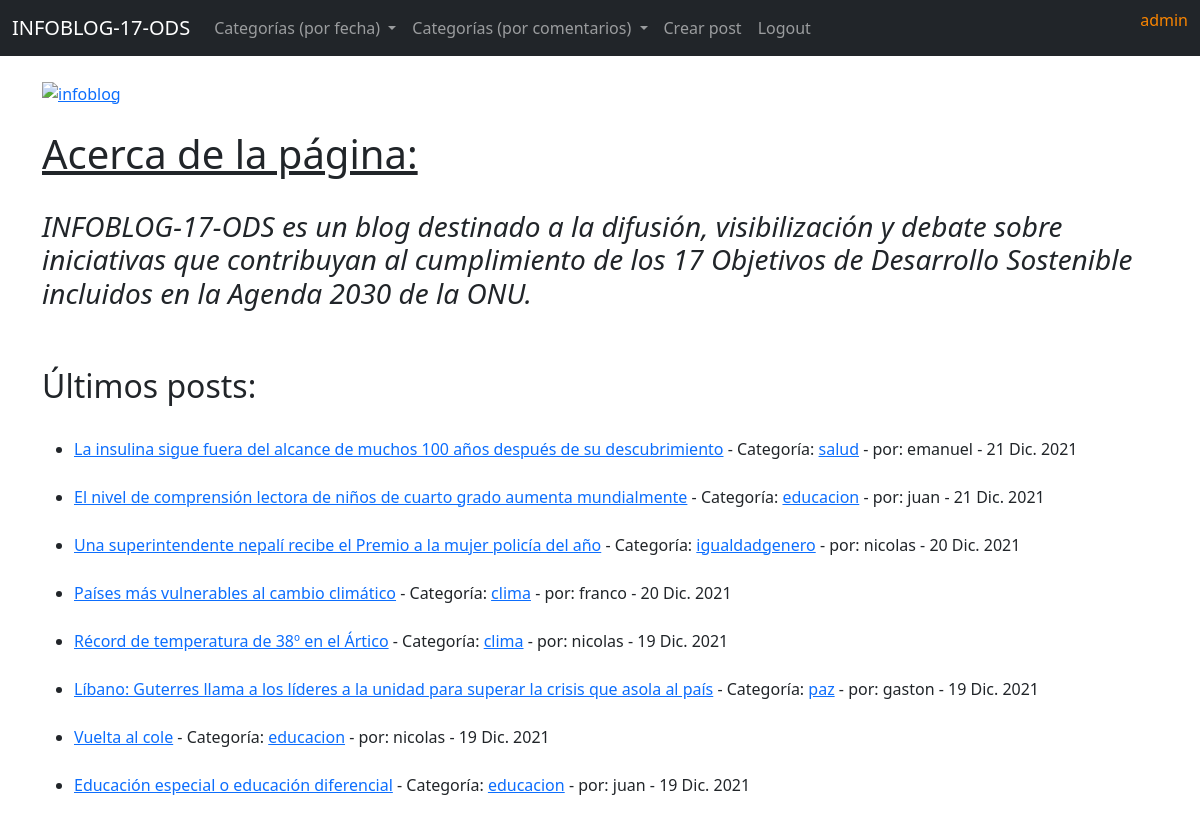
The app's page / (signed in) with its own data.
### theblog/models.py (models this page shows, shortened)
class Post(models.Model):
    title = models.CharField(max_length=255)
    title_tag = models.CharField(max_length=255)
    author = models.ForeignKey(User, on_delete=models.CASCADE)
    body = RichTextField(blank=True, null=True)
    post_date = models.DateField(auto_now_add=True)
    category = models.CharField(max_length=255, default='general')

### theblog/views.py (the view)
# urls.py: path('', HomeView.as_view(), name="home"),
class HomeView(ListView):
    model = Post
    template_name = 'home.html'
    ordering = ['-id']
    def get_context_data(self, *args, **kwargs):
        cat_menu = Category.objects.all()
        context = super(HomeView, self).get_context_data(*args, **kwargs)
        context["cat_menu"] = cat_menu
        return context

### theblog/models.py (called while the page is built)
    def __str__(self):
        return self.name

### theblog/templates/home.html (shortened to what this page needs)
{% extends 'base.html' %}
{% block content %}
<a href="https://ibb.co/8gmcTxK"><img src="https://i.ibb.co/8gmcTxK/infoblog.png" alt="infoblog" border="0"></a>
<br/><br/>
<h1><u>Acerca de la página:</u></h1>
<br/>
<h3><i>
INFOBLOG-17-ODS es un blog destinado a la difusión, visibilización y debate sobre iniciativas que contribuyan
al cumplimiento de los 17 Objetivos de Desarrollo Sostenible incluidos en la Agenda 2030 de la ONU.
</i></h3>
<br/><br/>
<h2>Últimos posts:</h2>
<br/>
<ul>
{% for post in object_list %}
<li>
<a href="{% url 'article-detail' post.pk %}">{{ post.title }}</a> -
Categoría: <a href="{% url 'category' post.category|slugify %}">{{ post.category }}</a> - por: {{ post.author }} - {{ post.post_date }}
<br/><br/>
</li>
{% endfor %}
</ul>
{% endblock %}

### theblog/templates/base.html (shortened to what this page needs)
<!doctype html>
<html lang="en">
  <head>
    <link href="https://cdn.jsdelivr.net/npm/bootstrap@5.1.3/dist/css/bootstrap.min.css" rel="stylesheet">
  </head>
  <body>
<nav class="navbar navbar-expand-lg navbar-dark bg-dark">
  <div class="container-fluid">
    <a class="navbar-brand" href="{% url 'home' %}">INFOBLOG-17-ODS</a>
    <div class="collapse navbar-collapse" id="navbarSupportedContent">
      <ul class="navbar-nav me-auto mb-2 mb-lg-0">
      {% if cat_menu %}
        <li class="nav-item dropdown">
          <a class="nav-link dropdown-toggle" href="#" id="navbarDropdown" role="button" data-bs-toggle="dropdown" aria-expanded="false">
            Categorías (por fecha)
          </a>
        </li>
        <li class="nav-item dropdown">
          <a class="nav-link dropdown-toggle" href="#" id="navbarDropdown" role="button" data-bs-toggle="dropdown" aria-expanded="false">
            Categorías (por comentarios)
          </a>
        </li>
      {% endif %}
{% if user.is_authenticated %}
<li class="nav-item">
  <a class="nav-link" href="{% url 'add_post' %}">Crear post</a>
</li>
<li class="nav-item">
  <a class="nav-link" href="{% url 'logout' %}">Logout</a>
</li>
{% endif %}
      </ul>
      {% if user.is_authenticated %}
      <ul class="navbar-nav ml-auto">
          <p style="color:#fa8500";>{{ user.username }}</p>
      </ul>
      {% endif %}
    </div>
  </div>
</nav>
<br/>
<div class="container">
{% block content %}
{% endblock %}
</div>
  </body>
</html>

### records on screen
Post: title "La insulina sigue fuera del alcance de muchos 100 años después de su descubrimiento", category "salud", author "emanuel", post_date "21 Dic. 2021"
Post: title "El nivel de comprensión lectora de niños de cuarto grado aumenta mundialmente", category "educacion", author "juan", post_date "21 Dic. 2021"
Post: title "Una superintendente nepalí recibe el Premio a la mujer policía del año", category "igualdadgenero", author "nicolas", post_date "20 Dic. 2021"
Post: title "Países más vulnerables al cambio climático", category "clima", author "franco", post_date "20 Dic. 2021"
Post: title "Récord de temperatura de 38º en el Ártico", category "clima", author "nicolas", post_date "19 Dic. 2021"
Post: title "Líbano: Guterres llama a los líderes a la unidad para superar la crisis que asola al país", category "paz", author "gaston", post_date "19 Dic. 2021"
Post: title "Vuelta al cole", category "educacion", author "nicolas", post_date "19 Dic. 2021"
Post: title "Educación especial o educación diferencial", category "educacion", author "juan", post_date "19 Dic. 2021"

### other values on screen
{{ user.username }} "admin"
